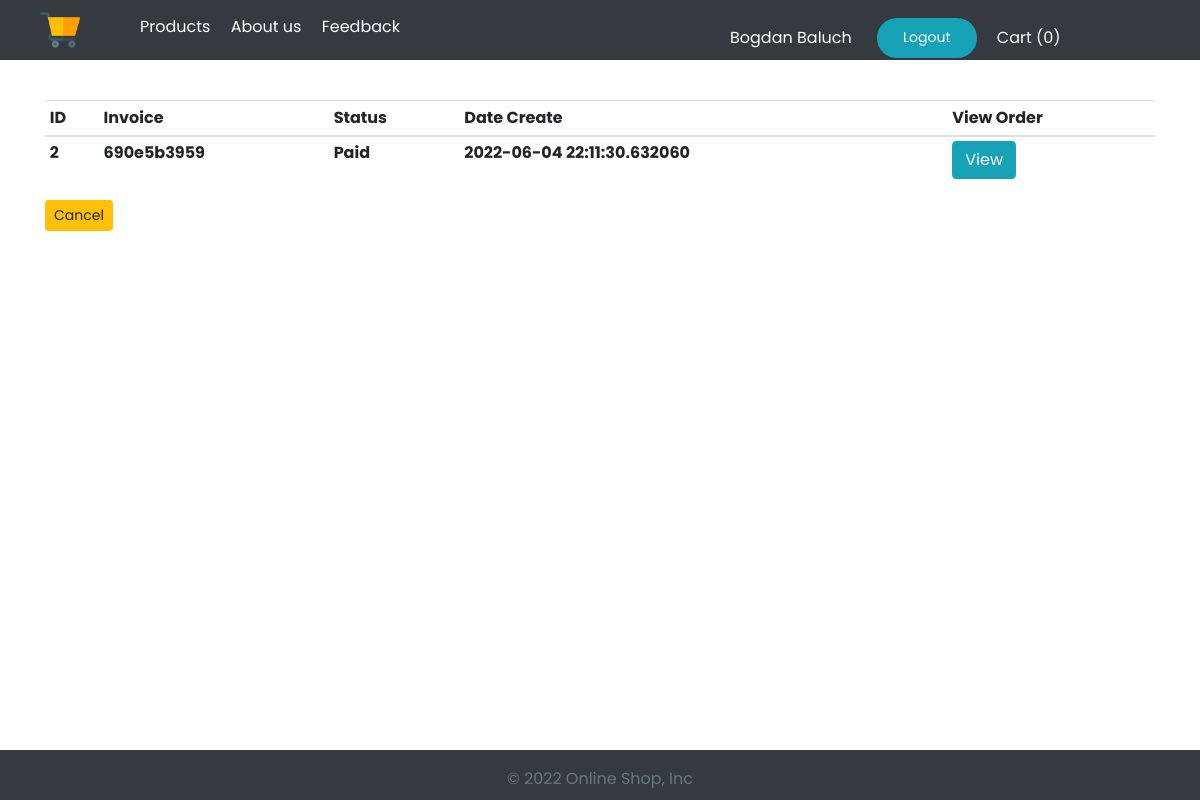
The page /customerorder (signed in) on the database its author committed.
### shop/customers/model.py (models this page shows, shortened)
class Register(db.Model, UserMixin):
    id = db.Column(db.Integer, primary_key=True)
    first_name = db.Column(db.String(30), unique=False)
    last_name = db.Column(db.String(30), unique=False)
    username = db.Column(db.String(50), unique=True)
    email = db.Column(db.String(50), unique=True)
    password = db.Column(db.String(200), unique=False)
    country = db.Column(db.String(50), unique=False)
    city = db.Column(db.String(50), unique=False)
    contact = db.Column(db.String(50), unique=False)
    address = db.Column(db.String(50), unique=False)
    profile = db.Column(db.String(200), unique=False, default='profile.jpg')
    date_created = db.Column(db.DateTime, nullable=False, default=datetime.utcnow)

class CustomerOrder(db.Model):
    id = db.Column(db.Integer, primary_key=True)
    invoice = db.Column(db.String(20), unique=True, nullable=False)
    status = db.Column(db.String(20), default='Pending', nullable=False)
    customer_id = db.Column(db.Integer, unique=False, nullable=False)
    date_created = db.Column(db.DateTime, default=datetime.utcnow, nullable=False)
    orders = db.Column(JsonEcodedDict)

### shop/customers/routes.py (the view)
@app.route('/customerorder')
@login_required
def customer_order():
    if current_user.is_authenticated:
        customer_id = current_user.id
    orders = CustomerOrder.query.filter_by(customer_id=customer_id)
    return render_template('customer/customer_order.html', categories=categories(),
                           brands=brands(), orders=orders)

### shop/customers/model.py (called while the page is built)
@login_manager.user_loader
def user_loader(user_id):
    return Register.query.get(user_id)

    def process_result_value(self, value, dialect):
        if value is None:
            return {}
        else:
            return json.loads(value)

### shop/products/routes.py (called while the page is built)
def brands():
    brands = Brand.query.join(Addproduct, (Brand.id == Addproduct.brand_id)).all()
    return brands

def categories():
    categories = Category.query.join(Addproduct, (Category.id == Addproduct.category_id)).all()
    return categories

### shop/templates/customer/customer_order.html (shortened to what this page needs)
{% extends "layout.html" %}
{% block content %}
    {% include 'navbars.html' %}
    <div class="container mt-4">
        <div class="row" style="margin-top: 100px">
            <div class="col-md-12">
                <table class="table table-sm">
                    <thead>
                    <th>ID</th>
                    <th>Invoice</th>
                    <th>Status</th>
                    <th>Date Create</th>
                    <th>View Order</th>
                    </thead>
                    <tbody>
                    {% for order in orders %}
                        <th>{{ order.id }}</th>
                        <th>{{ order.invoice }}</th>
                        <th>{{ order.status }}</th>
                        <th>{{ order.date_created }}</th>
                        <th><a href="{{ url_for('orderss',invoice=order.invoice) }}" class="btn btn-info">View</a>
                        </th>
                        </tbody>
                    {% endfor %}
                </table>
                <a href="{{ url_for('profile_info') }}" class=" btn btn-warning btn-sm">Cancel</a>
            </div>
        </div>
    </div>
    <footer class="footer fixed-bottom navbar-dark bg-dark" style="clear: both;
            margin-top: 320px;
            position: center;
            height: 50px;
            ">
        <div style="text-align: center">
            <span class="text-muted">&copy; 2022 Online Shop, Inc</span>
        </div>
    </footer>
{% endblock content %}

### shop/templates/navbars.html (shortened to what this page needs)
<header class="header fixed-top">
    <div class="header__nav">
        <a class="header__brand" href="/">
            <img src="../static/icons/shopping-cart.png" alt="">
        </a>
        <ul class="navbar__menu-list">
            <li class="navbar__menu-item">
                <a href="/">Products</a>
            </li>
            <li class="navbar__menu-item">
                <a href="{{ url_for('about_us') }}">About us</a>
            </li>
            <li class="navbar__menu-item">
                <a href="{{ url_for('contact') }}">Feedback</a>
            </li>
        </ul>
    </div>
    <div>
        <form class="header__form" action="#">
            {% if current_user.is_authenticated %}
                <a href="{{ url_for('profile_info') }}"
                   class="nav-link-username">{{ current_user.first_name }} {{ current_user.last_name }}</a>
                <button class="nav__item btn-login">
                    <a data-toggle="modal" data-target="#exampleModal" class="nav-link">Logout</a>
                </button>
            {% endif %}
            <div>
                <a href="{{ url_for('getCart') }}" class="nav__cart"> Cart
                    ({{ session['Shoppingcart']|length }}) </a>
            </div>
        </form>
    </div>
</header>

### rows shown on the page
Register: first_name "Bogdan", last_name "Baluch"
CustomerOrder: id "2", invoice "690e5b3959", status "Paid", date_created "2022-06-04 22:11:30.632060"

### other values the page prints
{{ session['Shoppingcart']|length }} "0"
